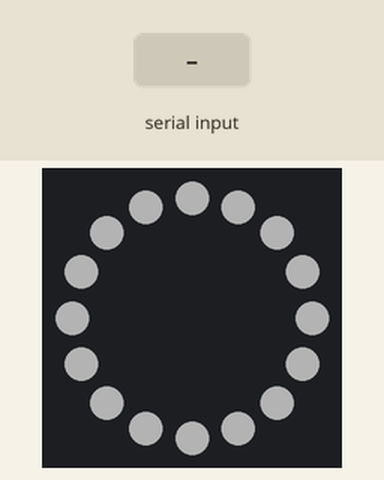
Bench run of a sketch on a simulated ESP32. Parts: 16 RGB LEDs in a ring, first at the top, clockwise. Inputs (shaded band) come from the test bench. Dim RGB values are drawn brighter than linear; nothing arrives over Bluetooth unless stated; a phone connects over Bluetooth LE 3 s after start; what the sketch prints to the serial monitor is not drawn.

Above: at 1.2 s.
1.3 s: "0\n" received over Serial
At 2.0 s:
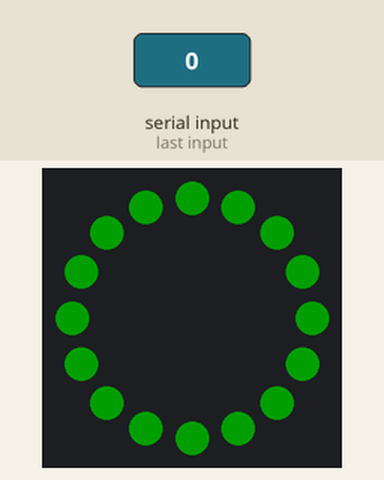
2.8 s: "200\n" received over Serial
At 3.2 s:
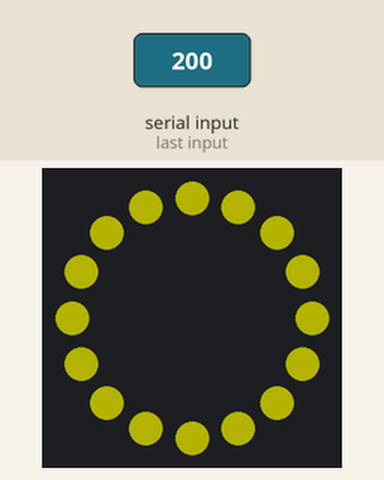
4.3 s: "clear_tds\n" received over Serial
At 5.1 s:
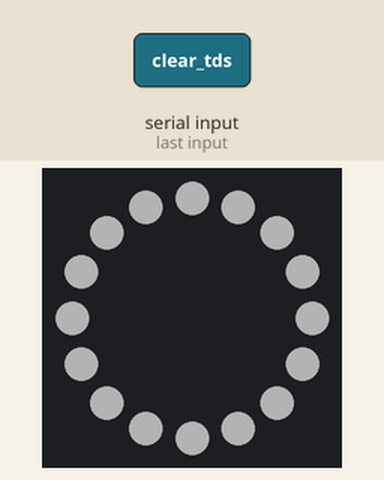
5.8 s: "5\n" received over Serial
At 6.6 s:
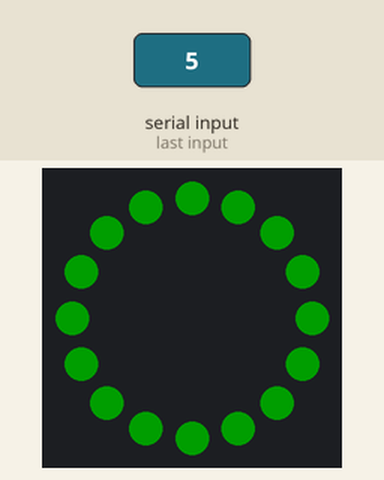
Timing chart, 0 to 8.3 s (numbered marks = the images above; inputs shaded):
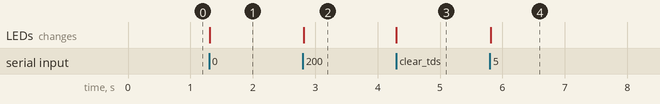

The sketch:

test.ino
```cpp
#include <FastLED.h>
#include <BLE2902.h>
#include <BLEDevice.h>
#include <BLEServer.h>
#include <BLEUtils.h>

FASTLED_USING_NAMESPACE

// Pebble serial-to-BLE TDS result test.
// Type a TDS value in Serial Monitor to print a result and notify the app.

static const char* DEVICE_NAME = "Pebble TestKit";
static const char* PEBBLE_SERVICE_UUID = "7b7d0001-4f8a-4c28-9f2a-6f0a8f0d1000";
static const char* PEBBLE_PAYLOAD_UUID = "7b7d0002-4f8a-4c28-9f2a-6f0a8f0d1000";

// Use the GPIO number directly instead of board pin aliases.
#define DATA_PIN 6
#define LED_TYPE WS2812
#define COLOR_ORDER GRB
#define NUM_LEDS 16
#define BRIGHTNESS 60

static const unsigned long FIRST_NOTIFY_DELAY_MS = 700;
static const unsigned long TDS_PAYLOAD_HOLD_MS = 1000;

BLECharacteristic* pebblePayloadCharacteristic = nullptr;
CRGB leds[NUM_LEDS];

bool deviceConnected = false;
bool initialNotifyPending = false;
bool clearTdsPayloadPending = false;
String battery_number = "85";
String tds_number = "0";
unsigned long connectedAt = 0;
unsigned long tdsPayloadPublishedAt = 0;

struct TdsResult {
  const char* result;
  const char* message;
  int score;
  CRGB color;
};

TdsResult resultForTds(int tds) {
  if (tds <= 150) {
    return {
      "excellent",
      "Low dissolved solids. Water quality looks good from TDS alone.",
      map(constrain(tds, 0, 150), 0, 150, 100, 90),
      CRGB::Green
    };
  }

  if (tds <= 300) {
    return {
      "good",
      "Moderate dissolved solids. Water is usually acceptable from TDS alone.",
      map(constrain(tds, 151, 300), 151, 300, 89, 75),
      CRGB::Yellow
    };
  }

  if (tds <= 500) {
    return {
      "caution",
      "High dissolved solids. Consider filtering or testing more indicators.",
      map(constrain(tds, 301, 500), 301, 500, 74, 55),
      CRGB::Orange
    };
  }

  return {
    "poor",
    "Very high dissolved solids. Do not rely on this water without treatment.",
    map(constrain(tds, 501, 1000), 501, 1000, 54, 20),
    CRGB::Red
  };
}

String payload() {
  return "{\"battery_number\":\"" + battery_number + "\",\"tds_number\":\"" + tds_number + "\"}";
}

String batteryOnlyPayload() {
  return "{\"battery_number\":\"" + battery_number + "\"}";
}

void showResultColor(const CRGB& color) {
  fill_solid(leds, NUM_LEDS, color);
  FastLED.show();
}

void publishPayloadText(const String& nextPayload, bool notifyConnected = true) {
  if (pebblePayloadCharacteristic == nullptr) {
    return;
  }

  pebblePayloadCharacteristic->setValue(nextPayload.c_str());

  if (deviceConnected && notifyConnected) {
    pebblePayloadCharacteristic->notify();
  }

  Serial.print("Sent to app: ");
  Serial.println(nextPayload);
}

void publishPayload(bool notifyConnected = true) {
  publishPayloadText(payload(), notifyConnected);
  clearTdsPayloadPending = true;
  tdsPayloadPublishedAt = millis();
}

void publishBatteryOnlyPayload(bool notifyConnected = true) {
  clearTdsPayloadPending = false;
  publishPayloadText(batteryOnlyPayload(), notifyConnected);
}

String normalizedInput(String input) {
  input.trim();
  input.toLowerCase();
  input.replace("tds_number=", "");
  input.replace("tds=", "");
  input.replace("ppm", "");
  input.trim();
  return input;
}

bool isNumericTdsValue(const String& value) {
  if (value.length() == 0) {
    return false;
  }

  for (int i = 0; i < value.length(); i++) {
    if (!isDigit(value.charAt(i))) {
      return false;
    }
  }

  return true;
}

void printResultJson(int tds, const TdsResult& result) {
  Serial.print("{\"tds_number\":");
  Serial.print(tds);
  Serial.print(",\"result\":\"");
  Serial.print(result.result);
  Serial.print("\",\"score\":");
  Serial.print(result.score);
  Serial.print(",\"message\":\"");
  Serial.print(result.message);
  Serial.println("\"}");
}

void handleTdsInput(String input) {
  const String nextTds = normalizedInput(input);

  if (!isNumericTdsValue(nextTds)) {
    Serial.println("{\"error\":\"Use a number, tds=123, or tds_number=123.\"}");
    return;
  }

  const int tds = nextTds.toInt();
  const TdsResult result = resultForTds(tds);

  tds_number = nextTds;
  showResultColor(result.color);
  printResultJson(tds, result);
  publishPayload();
}

void clearTdsNumber() {
  tds_number = "0";
  showResultColor(CRGB::White);
  publishBatteryOnlyPayload();
}

class PebbleServerCallbacks : public BLEServerCallbacks {
  void onConnect(BLEServer* server) override {
    deviceConnected = true;
    initialNotifyPending = true;
    connectedAt = millis();
    Serial.println("BLE central connected.");
  }

  void onDisconnect(BLEServer* server) override {
    deviceConnected = false;
    initialNotifyPending = false;
    Serial.println("BLE central disconnected; advertising restarted.");
    BLEDevice::startAdvertising();
  }
};

void setupLedRing() {
  FastLED.addLeds<LED_TYPE, DATA_PIN, COLOR_ORDER>(leds, NUM_LEDS)
      .setCorrection(TypicalLEDStrip);
  FastLED.setBrightness(BRIGHTNESS);
  showResultColor(CRGB::White);
}

void setupBle() {
  BLEDevice::init(DEVICE_NAME);
  BLEDevice::setPower(ESP_PWR_LVL_P9);

  BLEServer* server = BLEDevice::createServer();
  server->setCallbacks(new PebbleServerCallbacks());

  BLEService* pebbleService = server->createService(PEBBLE_SERVICE_UUID);

  pebblePayloadCharacteristic = pebbleService->createCharacteristic(
    PEBBLE_PAYLOAD_UUID,
    BLECharacteristic::PROPERTY_READ | BLECharacteristic::PROPERTY_NOTIFY
  );
  pebblePayloadCharacteristic->addDescriptor(new BLE2902());
  publishBatteryOnlyPayload(false);

  pebbleService->start();

  BLEAdvertising* advertising = BLEDevice::getAdvertising();
  advertising->addServiceUUID(PEBBLE_SERVICE_UUID);
  advertising->setScanResponse(true);
  advertising->setAppearance(0x00);
  advertising->setMinPreferred(0x06);
  advertising->setMinPreferred(0x12);
  BLEDevice::startAdvertising();
}

void setup() {
  Serial.begin(115200);
  Serial.setTimeout(50);
  setupLedRing();
  setupBle();

  Serial.println("Pebble BLE TDS result test started.");
  Serial.print("BLE is advertising as ");
  Serial.println(DEVICE_NAME);
  Serial.println("Type a TDS value like 144, tds=144, or tds_number=144.");
  Serial.println("TDS is sent once. Type clear_tds to return to battery-only payloads.");
}

void loop() {
  const unsigned long now = millis();

  if (initialNotifyPending && millis() - connectedAt >= FIRST_NOTIFY_DELAY_MS) {
    initialNotifyPending = false;
    publishBatteryOnlyPayload();
  }

  if (clearTdsPayloadPending && now - tdsPayloadPublishedAt >= TDS_PAYLOAD_HOLD_MS) {
    publishBatteryOnlyPayload(false);
  }

  if (!Serial.available()) {
    return;
  }

  String input = Serial.readStringUntil('\n');
  input.trim();

  String command = input;
  command.toLowerCase();
  if (command == "clear_tds" || command == "clear_tds_number") {
    clearTdsNumber();
    return;
  }

  handleTdsInput(input);
}
```

Measured:
- after the input at 1.3 s, the LEDs: change at once (image 1)
- after the input at 2.8 s, the LEDs: change at once (image 2)
- after the input at 4.3 s, the LEDs: change at once (image 3)
- after the input at 5.8 s, the LEDs: change at once (image 4)
